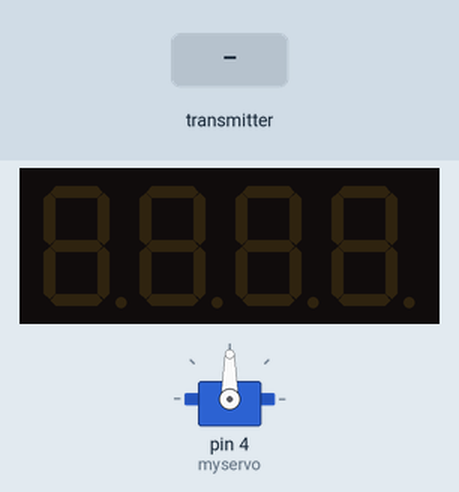
This sketch was run on a simulated Arduino Uno, built with avr-gcc and run on an emulated ATmega328P. Shown: servo, 4-digit seven-segment display. Inputs (shaded band) come from the test bench. No radio packets arrive unless stated.

Above: at 2.2 s.
2.3 s: the transmitter starts sending data.0 = 0
At 2.7 s:
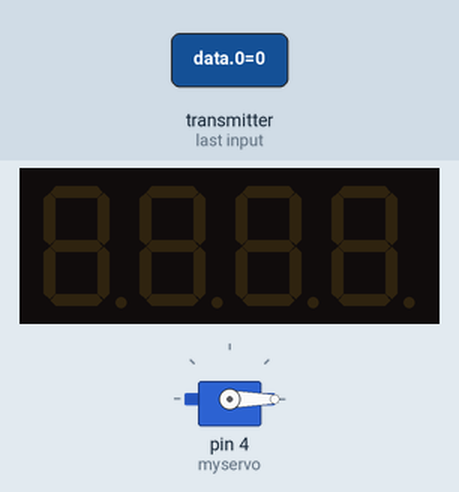
3.8 s: the transmitter starts sending data.0 = 256
At 5.0 s:
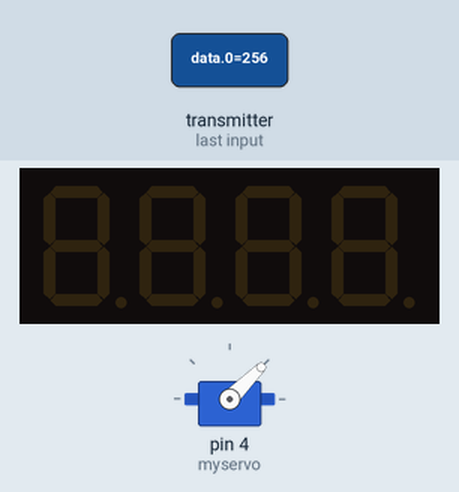
5.3 s: the transmitter starts sending data.0 = 1023
At 6.2 s:
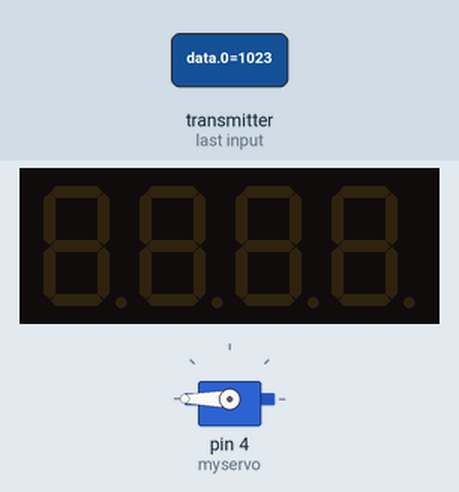
6.8 s: the transmitter starts sending data.0 = 512
At 7.4 s:
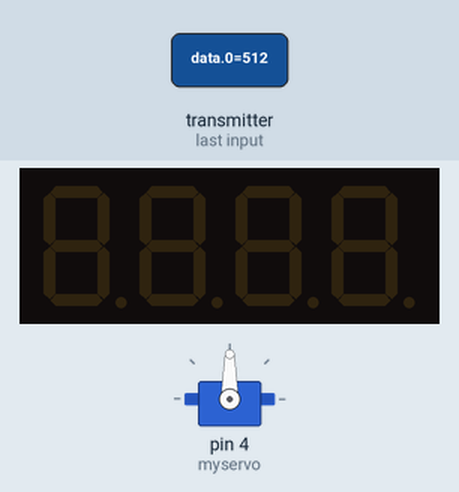
Timing chart, 0 to 9.3 s (numbered marks = the images above; inputs shaded):
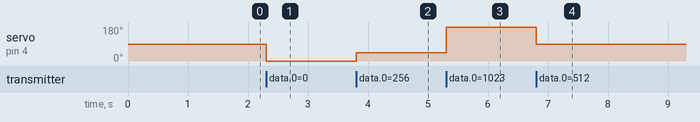

The sketch:

Lesson_26_5_nRF24L01_Receiver.ino
```cpp
// Библиотека RF24 для работы с радио модулем nRF24L01+           http://iarduino.ru/file/27.html
// Библиотека iarduino_4LED для работы с LED индикатором          http://iarduino.ru/file/266.html
// Передача и приём данных осуществляется через nRF24L01+         http://iarduino.ru/shop/Expansion-payments/nrf24l01-wireless-module-2-4g.html
// Радио модуль подключается через адаптер                        http://iarduino.ru/shop/Expansion-payments/adapter-dlya-nrf24l01.html
// Управление сервоприводом                                       http://iarduino.ru/shop/Mehanika/servoprivody/ осуществляется поворотом Trema потенциометра http://iarduino.ru/shop/Expansion-payments/potenciometr-trema-modul.html
// Данные на Trema четырехразрядный LED индикатор                 http://iarduino.ru/shop/Displei/chetyrehrazryadnyy-indikator-led-trema-modul.html считываются с Trema слайдера http://iarduino.ru/shop/Expansion-payments/polzunok-slider.html
// Для удобства подключения воспользуйтесь Trema Shield           http://iarduino.ru/shop/Expansion-payments/trema-shield.html

#include <SPI.h>                                               // Подключаем библиотеку  для работы с шиной SPI
#include <nRF24L01.h>                                          // Подключаем файл настроек из библиотеки RF24
#include <RF24.h>                                              // Подключаем библиотеку  для работы с nRF24L01+
#include <iarduino_4LED.h>                                     // Подключаем библиотеку  для работы с четырёхразрядным LED индикатором
#include <Servo.h>                                             // Подключаем библиотеку  для работы с сервоприводами
RF24           radio(9, 10);                                   // Создаём объект radio   для работы с библиотекой RF24, указывая номера выводов nRF24L01+ (CE, CSN)
iarduino_4LED  dispLED(2,3);                                   // Создаём объект dispLED для работы с функциями библиотеки iarduino_4LED, с указанием выводов дисплея ( CLK , DIO )
Servo          myservo;                                        // Создаём объект myservo для работы с функциями библиотеки Servo
int            data[1];                                        // Создаём массив         для приёма данных (так как мы будем принимать от каждого передатчика только одно двухбайтное число, то достаточно одного элемента массива типа int)
uint8_t        pipe;                                           // Создаём переменную     для хранения номера трубы, по которой пришли данные
                                                               // Для данного примера, можно использовать не массив data из одного элемента, а переменную data типа int
void setup(){
    delay(1000);
    myservo.attach(4);                                         // Подключаем объект myservo к 4 выводу Arduino
    dispLED.begin();                                           // Инициируем работу индикатора
    radio.begin();                                             // Инициируем работу nRF24L01+
    radio.setChannel(5);                                       // Указываем канал приёма данных (от 0 до 127), 5 - значит приём данных осуществляется на частоте 2,405 ГГц (на одном канале может быть только 1 приёмник и до 6 передатчиков)
    radio.setDataRate     (RF24_1MBPS);                        // Указываем скорость передачи данных (RF24_250KBPS, RF24_1MBPS, RF24_2MBPS), RF24_1MBPS - 1Мбит/сек
    radio.setPALevel      (RF24_PA_HIGH);                      // Указываем мощность передатчика (RF24_PA_MIN=-18dBm, RF24_PA_LOW=-12dBm, RF24_PA_HIGH=-6dBm, RF24_PA_MAX=0dBm)
    radio.openReadingPipe (1, 0xAABBCCDD11LL);                 // Открываем 1 трубу с идентификатором 1 передатчика 0xAABBCCDD11, для приема данных
    radio.openReadingPipe (2, 0xAABBCCDD22LL);                 // Открываем 2 трубу с идентификатором 2 передатчика 0xAABBCCDD22, для приема данных
    radio.startListening  ();                                  // Включаем приемник, начинаем прослушивать открытые трубы
//  radio.stopListening   ();                                  // Выключаем приёмник, если потребуется передать данные
}

void loop(){
    if(radio.available(&pipe)){                                // Если в буфере имеются принятые данные, то получаем номер трубы, по которой они пришли, по ссылке на переменную pipe
        radio.read(&data, sizeof(data));                       // Читаем данные в массив data и указываем сколько байт читать
        if(pipe==1){myservo.write(map(data[0],0,1023,0,180));} // Если данные пришли от 1 передатчика, то поворачиваем сервопривод на угол заданный Trema потенциометром
        if(pipe==2){dispLED.print(data[0]);}                   // Если данные пришли от 2 передатчика, то выводим показания Trema слайдера на индикатор
    }
}
```

Measured:
- after the input at 2.3 s, servo on pin 4 (myservo): 90° → 0° at once
- after the input at 3.8 s, servo on pin 4 (myservo): 0° → 45° at once
- after the input at 5.3 s, servo on pin 4 (myservo): 45° → 180° at once
- after the input at 6.8 s, servo on pin 4 (myservo): 180° → 90° at once
